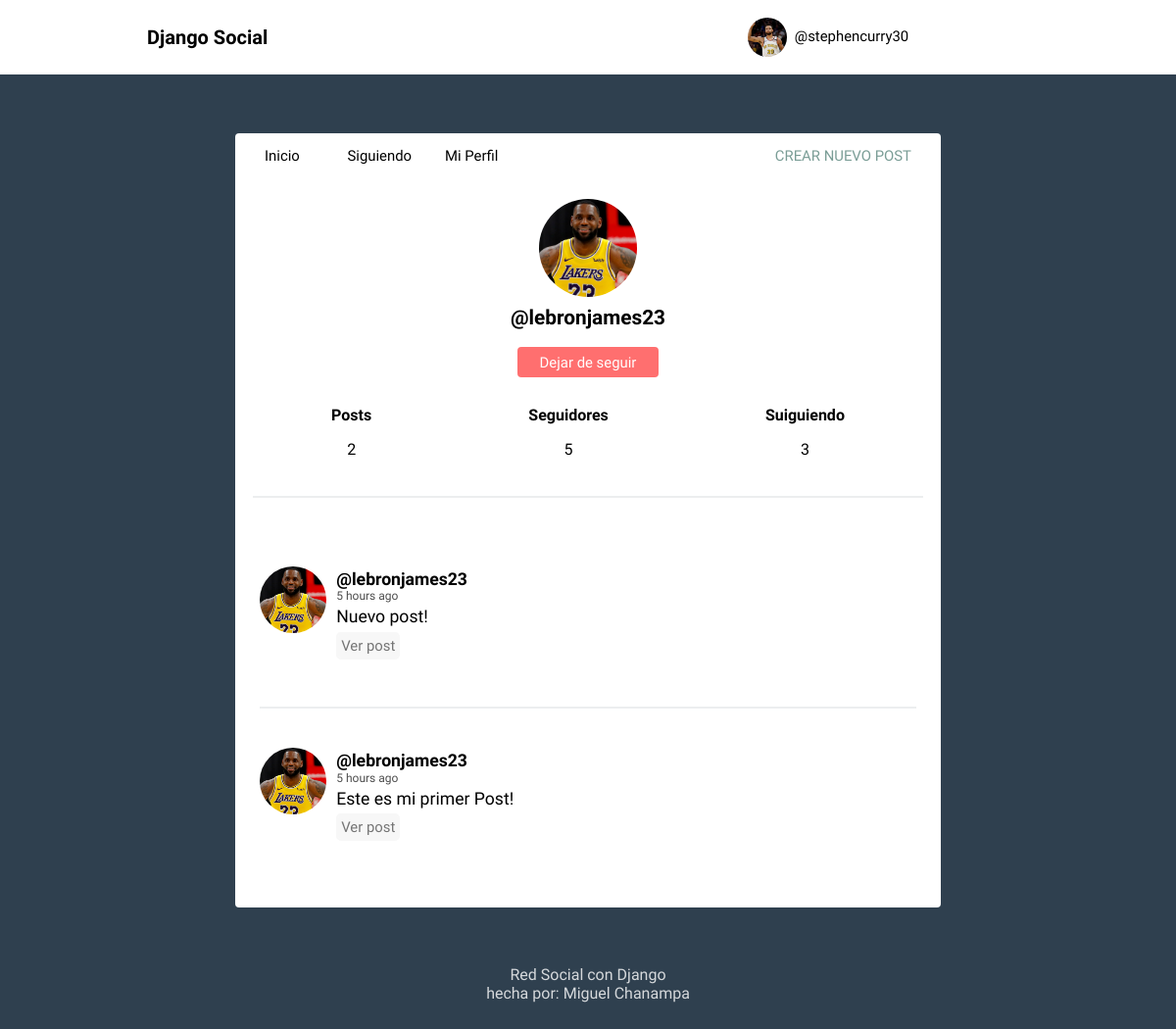
The page /profile/lebronjames23/ (signed in) on the database its author committed.
### red_social/models.py (models this page shows, shortened)
class Profile(models.Model):
    user = models.OneToOneField(User, on_delete=models.CASCADE)
    image = models.ImageField(null=True, blank=True, upload_to='', default='default.png')
    def following(self):
        user_ids = Relationship.objects.filter(from_user=self.user)\
                            .values_list('to_user_id', flat=True)
        return User.objects.filter(id__in=user_ids)
    def followers(self):
        user_ids = Relationship.objects.filter(to_user=self.user)\
                        .values_list('from_user_id', flat=True)
        return User.objects.filter(id__in=user_ids)

class Post(models.Model):
    user = models.ForeignKey(User, on_delete=models.CASCADE, related_name='posts')
    timestamp = models.DateTimeField(default=timezone.now)
    content = models.TextField()
    class Meta:
        ordering = ['-timestamp']

### red_social/views.py (the view)
# urls.py: path('profile/', profile, name='profile'),
def profile(request, username=None):
    current_user = request.user
    if username and username != current_user.username:
        user = User.objects.get(username=username)
        posts = user.posts.all()
    else:
        posts = current_user.posts.all()
        user = current_user
    context = {'user': user, 'posts': posts}
    return render(request, 'social/profile.html', context)

### red_social/templates/social/profile.html
{% extends 'social/feed.html' %}
{% block content %}
<div class="profile">
	<img src="{{ user.profile.image.url }}">
	<h2>@{{ user.username }}</h2>
	{% if request.user.is_authenticated %}
		{% if user.username != request.user.username %}
			{% if user not in request.user.profile.following %}
				<button><a class="follow-button" href="{% url 'follow' user %}">Seguir</a></button>
			{% else %}
				<button class="btn-red"><a class="follow-button" href="{% url 'unfollow' user %}">Dejar de seguir</a></button>
			{% endif %}
		{% else %}
			<a class="blue" href="{% url 'profile_edit' request.user.username %}">Editar Perfil</a>
			<button class="btn-red"><a class="follow-button" href="{% url 'profile_delete' user %}">Eliminar cuenta</a></button>
		{% endif %}
	{% endif %}
</div>
<div class="follow">
	<div>
		<h5>Posts</h5>
		<p>{{ user.posts.count }}</p>
	</div>
	<div>
		<h5>Seguidores</h5>
		<p>{{ user.profile.followers.count }}</p>
	</div>
	<div>
		<h5>Suiguiendo</h5>
		<p>{{ user.profile.following.count }}</p>
	</div>
</div>
{{ block.super }}
{% endblock %}

### red_social/templates/social/feed.html (shortened to what this page needs)
{% extends 'social/layout.html' %}
{% load humanize %}
{% block content %}
{% for post in posts %}
<article>
    <div class="container-article">
        <img src="{{ post.user.profile.image.url }}">
        <div>
            <h2 class="username"><a href="{% url 'profile' post.user.username %}">@{{post.user.username}}</a>
            </h2>
            <time data-time="#">{{ post.timestamp|naturaltime }}</time>
            <div class="post">{{ post.content }}</div>
            <br>
            <a class="option" href="{% url 'post' post.id %}">Ver post</a>
            <br>
            <br>
            <br>
        </div>
    </div>
</article>
{% endfor %}
{% endblock %}

### red_social/templates/social/layout.html (shortened to what this page needs)
<!DOCTYPE html>
{% load static %}
<html>
<head>
	<link rel="stylesheet" type="text/css" href="{% static 'normalize.css' %}">
	<link rel="stylesheet" type="text/css" href="{% static 'style.css' %}">
	<link rel="stylesheet" type="text/css" href="{% static 'mystyle.css' %}">
</head>
<body>
	<header class="main-head">
		<nav class="main">
			<h1 id="logo">Django Social</h1>
			<ul>
				{% if request.user.is_authenticated %}
					<li class="dropdown">
						<a class="profile" href="{% url 'profile' request.user.username %}">
						<img class="post_comment" src="{{ request.user.profile.image.url }}">
							@{{ request.user.username }}
						</a>
					</li>
				{% else %}
					<li><a href="{% url 'register' %}">Registrarse</a></li>
					<li><a href="{% url 'login' %}">Iniciar Sesión</a></li>
				{% endif%}
			</ul>
		</nav>
	</header>
	<div class="main">
		<nav class="second-nav">
			<a class="feed" href="{% url 'feed' %}">Inicio</a>
			{% if request.user.is_authenticated %}
				<a class="feed" href="{% url 'feed_following' request.user.username %}">Siguiendo</a>
				<a class="profile" href="{% url 'profile' request.user.username %}">Mi Perfil</a>
				<a class="new" href="{% url 'post' %}">Crear nuevo post</a>
			{% endif %}
		</nav>
		{% block content %}
		{% endblock content %}
	</div>
	<footer>
		<div class="row">
			<p>Red Social con Django<br>hecha por: Miguel Chanampa</p>
		</div>
	</footer>
</body>
</html>

### red_social/static/style.css (style rules this page uses)
body { background: #2F404F; font-size: 62.5%; font-family: 'Varela Round', Helvetica, Arial, serif; }
.option { color: #3B3B3B; opacity: .7; padding: 3px; background-color: #F5F5F5; border-radius: 5px; border: 2px solid #F5F5F5; }
.post_comment { margin-top: 10px; height: 40px !important; width: 40px !important; margin-right: 10px; border-radius: 50%; }
h5 { font-size: 1rem; margin-bottom: 0; margin-top: 0; }
p { font-size: 1rem; }
.btn-red { background-color: #FF3333; }
button { font-size: 1rem; color: white; padding: 0.4rem 1.4rem; border: none; opacity: 0.7; background: #3364FF; border-radius: 4px; cursor: pointer; }
img { object-fit: cover; }
.main-head { background: white; color: black; }
nav.main { min-height: 7vh; display: flex; width: 75%; margin: auto; align-items: center; padding: 0.5rem; }
nav.main ul { display: flex; flex: 1 1 40rem; justify-content: space-around; align-items: center; list-style: none; }
nav.main ul li a { display: flex; flex-direction: row; align-items: center; }
nav.main ul li a img { margin-top: 0; margin-bottom: 0; margin-right: .5rem; }
#logo { flex: 2 1 40rem; }
a { font-size: .93rem; text-decoration: none; color: black; }
.main { background: white; width: 60%; margin: 5% auto; border-radius: 4px; padding-bottom: 20px; }
.second-nav { display: flex; padding: 15px 30px; }
.second-nav .feed { flex: 1 1 30px; }
.second-nav .profile { flex: 1 1 30px; }
.second-nav .new { flex: 6 1 5rem; text-align: right; text-transform: uppercase; color: #7A9D96; }
article { width: 93%; margin: auto; padding: 30px 0; border-bottom: 2px solid #ECEEEF; }
.username { margin-bottom: .1rem; }
.username a { font-size: 1.1rem; }
.container-article { display: flex; }
.container-article img { margin-top: 10px; height: 68px; width: 68px; margin-right: 10px; border-radius: 50%; }
article:last-child { border-bottom: 0; }
time { font-size: .75rem; opacity: .7; }
.post { font-size: 1.1rem; margin-top: .2rem; }
.profile { display: flex; align-items: center; flex-direction: column; }
.profile img { height: 100px; width: 100px; margin-right: 10px; border-radius: 50%; margin: 20px; }
.profile h2 { margin-top: -10px; font-size: 1.3rem; }
.follow { display: flex; width: 95%; justify-content: space-around; margin: 30px auto; text-align: center; border-bottom: 2px solid #ECEEEF; padding-bottom: 22px; }
footer { color: white; text-align: center; font-size: .875em; margin: 40px 0; }
footer p { opacity: .8; }
.follow-button { color: white; }

### red_social/static/mystyle.css (style rules this page uses)
.post_comment { height: 32px; width: 32px; margin-right: 10px; border-radius: 50%; }
.dropdown { position: relative !important; display: inline-block !important; }

### rows shown on the page
Post: user.profile.image (picture), user.username "lebronjames23", timestamp "5 hours ago", content "Nuevo post!"
Post: user.profile.image (picture), user.username "lebronjames23", timestamp "5 hours ago", content "Este es mi primer Post!"

### other values the page prints
{{ request.user.username }} "stephencurry30"
{{ user.username }} "lebronjames23"
{{ user.posts.count }} "2"
{{ user.profile.followers.count }} "5"
{{ user.profile.following.count }} "3"
